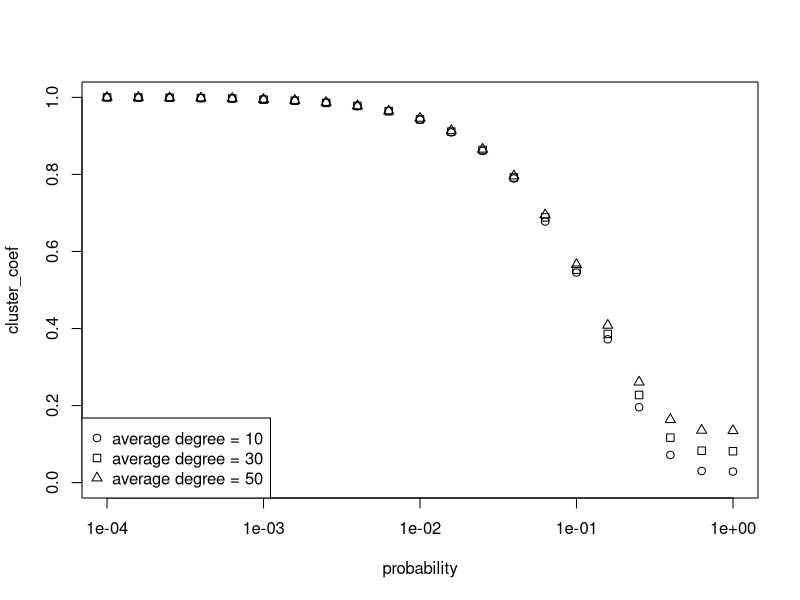

R code for this plot:
## Download the package
install.packages("igraph")
install.packages("ggplot2")
install.packages("reshape2")
## Load package
library(igraph)
library(ggplot2)
library(reshape2)
## Usage: sample_smallworld(dim, size, nei, p, loops = FALSE, multiple = FALSE)
## e.x. g <- sample_smallworld(1, 1000, 10, 0)

probability = c()
for (i in seq(-4, 0, 4/20)) {
  probability = c(probability, 10^i)
}
n <- 1000
m <- 10

total_cluster_coef1 <- rep(0, 21)
total_cluster_coef2 <- rep(0, 21)
total_cluster_coef3 <- rep(0, 21)

for (i in 1: 10){
  cluster_coef1 = c()
  cluster_coef2 = c()
  cluster_coef3 = c()
  for (p in probability) {
    g1 <- sample_smallworld(1, 1000, 10, p)
    g2 <- sample_smallworld(1, 1000, 30, p)
    g3 <- sample_smallworld(1, 1000, 50, p)
    
    cluster_coef1 = c(cluster_coef1, transitivity(g1, type = "average"))
    cluster_coef2 = c(cluster_coef2, transitivity(g2, type = "average"))
    cluster_coef3 = c(cluster_coef3, transitivity(g3, type = "average"))
  }

  total_cluster_coef1 = total_cluster_coef1 + cluster_coef1
  total_cluster_coef2 = total_cluster_coef2 + cluster_coef2
  total_cluster_coef3 = total_cluster_coef3 + cluster_coef3
}
## average and normalize
avg_cluster_coef1  = total_cluster_coef1 /10
avg_cluster_coef1  = avg_cluster_coef1 /avg_cluster_coef1 [1]
avg_cluster_coef2 = total_cluster_coef2/10
avg_cluster_coef2 = avg_cluster_coef2/avg_cluster_coef2[1]
avg_cluster_coef3 = total_cluster_coef3/10
avg_cluster_coef3 = avg_cluster_coef3/avg_cluster_coef3[1]

plot(probability, avg_cluster_coef1, ylim = c(0,1), ylab = "cluster_coef", log = "x",pch = 1)
points(probability, avg_cluster_coef2, ylim = c(0,1), ylab = "cluster_coef", pch = 0)
points(probability, avg_cluster_coef3, ylim = c(0,1), ylab = "cluster_coef", pch = 2)
legend("bottomleft", legend=c("average degree = 10","average degree = 30","average degree = 50"), 
       pch=c(1,0,2), ncol=1)


